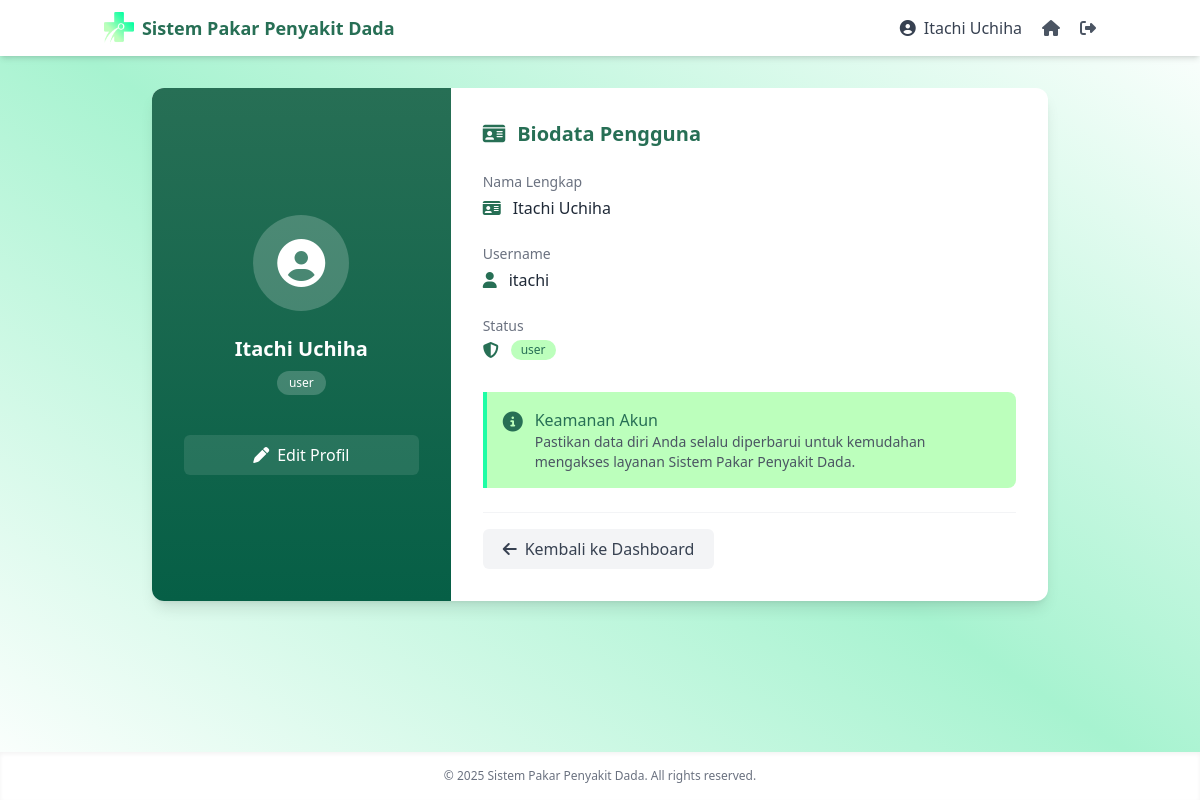
The page /Home/biodata.php (signed in) on the database as committed earlier.
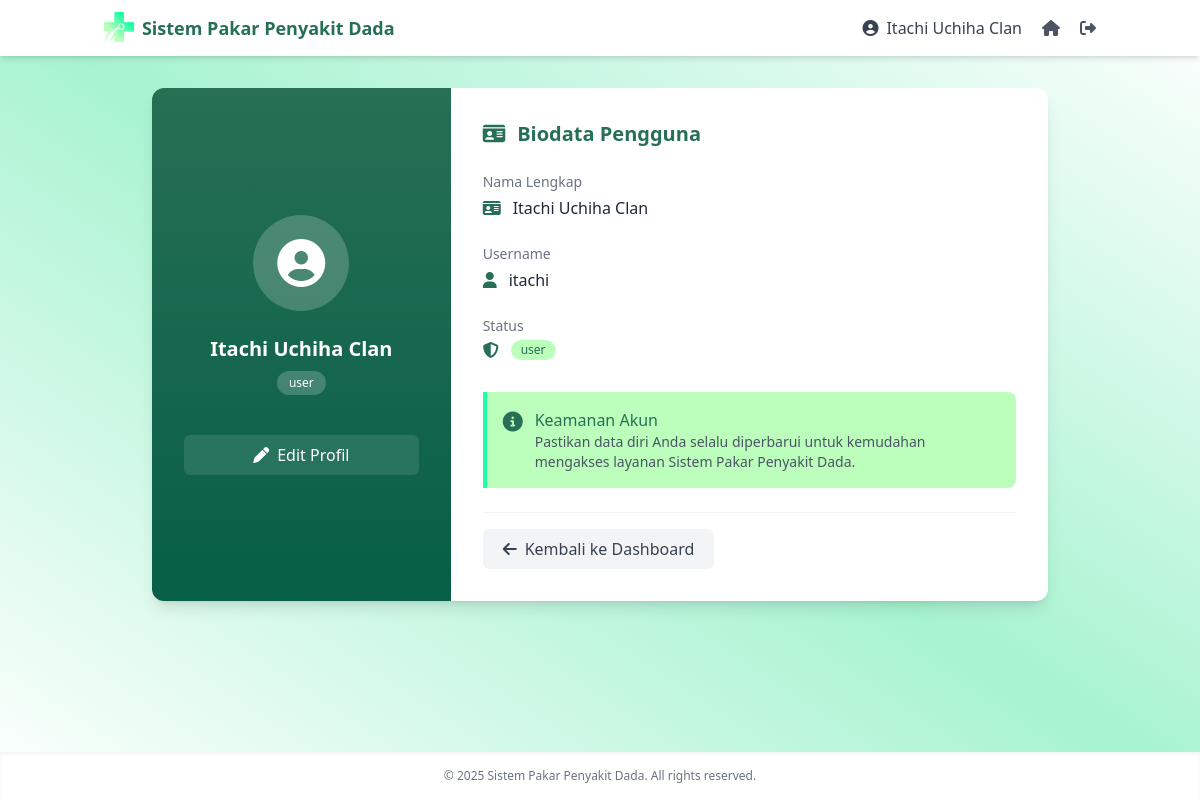
The same page on the database as committed later.
### tables this page shows
CREATE TABLE `user` (
  `id_user` int NOT NULL,
  `nama` varchar(100) NOT NULL,
  `username` varchar(50) NOT NULL,
  `password` varchar(255) NOT NULL,
  `role` enum('admin','user') NOT NULL
);

### Home/biodata.php (the view, shortened to what the changed rows need)
<?php
    include '../Auth/connect.php';
    $id_user = $_SESSION['id_user'];
    $sql = "SELECT nama, username, role FROM user WHERE id_user = ?";
    $stmt = $conn->prepare($sql);
    $stmt->bind_param("i", $id_user);
    $stmt->execute();
    $result = $stmt->get_result();
    $user = $result->fetch_assoc();
?>
<!DOCTYPE html>
<html lang="id">
    <head>
        <script src="https://cdn.tailwindcss.com"></script>
        <link rel="stylesheet" href="https://cdnjs.cloudflare.com/ajax/libs/font-awesome/6.4.2/css/all.min.css">
    </head>
    <body class="bg-gradient-to-tr from-white via-emerald-200 to-white min-h-screen flex flex-col">
        <nav class="bg-white shadow-md">
            <div class="container mx-auto px-4 py-3 flex justify-between items-center">
                <div class="flex items-center">
                    <h1 class="text-primary-dark text-lg font-bold">Sistem Pakar Penyakit Dada</h1>
                </div>
                <div class="flex items-center gap-5">
                    <div class="flex items-center text-gray-700">
                        <i class="fas fa-user-circle mr-2"></i>
                        <span><?= htmlspecialchars($user['nama']); ?></span>
                    </div>
                </div>
            </div>
        </nav>
        <main class="flex-grow container mx-auto px-4 py-8">
            <div class="bg-white rounded-xl shadow-lg w-full max-w-4xl mx-auto overflow-hidden">
                <div class="flex flex-col md:flex-row">
                    <div class="md:w-1/3 bg-gradient-to-b from-primary-dark to-emerald-800 text-white p-8 flex flex-col items-center justify-center">
                        <div class="w-24 h-24 rounded-full bg-white/20 flex items-center justify-center text-white mb-6">
                            <i class="fas fa-user-circle text-5xl"></i>
                        </div>
                        <h3 class="text-xl font-bold mb-2"><?= htmlspecialchars($user['nama']); ?></h3>
                        <span class="inline-flex items-center px-3 py-1 rounded-full text-xs font-medium bg-white/20 text-white mb-6">
                            <?= htmlspecialchars($user['role']); ?>
                        </span>
                        <div class="w-full mt-4">
                            <a href="edit_biodata.php"
                               class="w-full text-center px-5 py-2 bg-white/10 hover:bg-white/20 text-white rounded-md transition flex items-center justify-center">
                            </a>
                        </div>
                    </div>
                    <div class="md:w-2/3 p-8">
                        <h2 class="text-xl font-semibold text-primary-dark mb-6 flex items-center">
                            <i class="fas fa-id-card mr-3"></i>
                            <span>Biodata Pengguna</span>
                        </h2>
                        <div class="space-y-6">
                            <div class="flex flex-col">
                                <div class="flex items-center">
                                    <i class="fas fa-id-card text-primary-dark mr-3"></i>
                                    <p class="text-gray-800 font-medium"><?= htmlspecialchars($user['nama']); ?></p>
                                </div>
                            </div>
                            <div class="flex flex-col">
                                <div class="flex items-center">
                                    <i class="fas fa-user text-primary-dark mr-3"></i>
                                    <p class="text-gray-800 font-medium"><?= htmlspecialchars($user['username']); ?></p>
                                </div>
                            </div>
                            <div class="flex flex-col">
                                <div class="flex items-center">
                                    <i class="fas fa-shield-alt text-primary-dark mr-3"></i>
                                    <span class="inline-flex items-center px-2.5 py-0.5 rounded-full text-xs font-medium bg-primary-light text-primary-dark">
                                        <?= htmlspecialchars($user['role']); ?>
                                    </span>
                                </div>
                            </div>
                        </div>
                    </div>
                </div>
            </div>
        </main>
    </body>
</html>

Rows that differ between the two databases and show on the page:
changed user "itachi": nama "Itachi Uchiha" → "Itachi Uchiha Clan"
